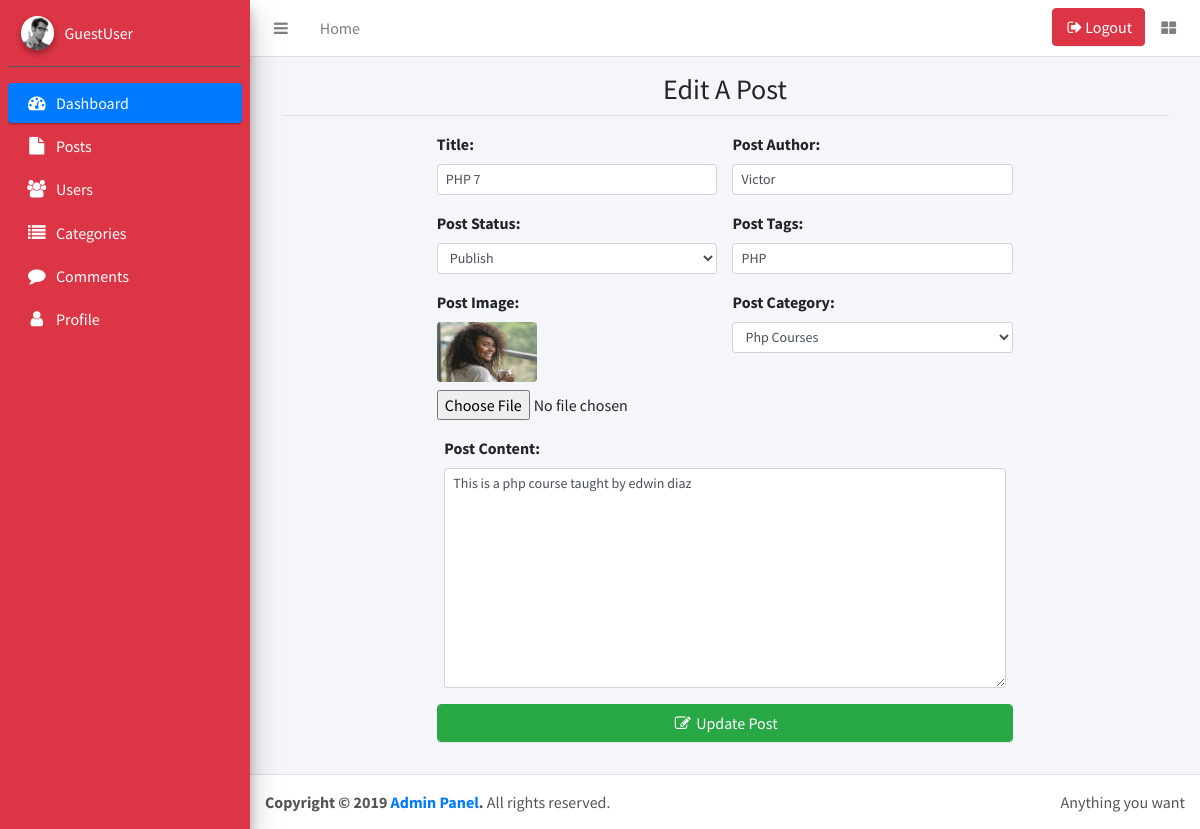
Screenshot of /admin/index.php?pages=edit_post&edit_post_id=10 with the database file from the repository.
### tables this page shows
CREATE TABLE `posts` (
  `post_id` int(11) NOT NULL,
  `post_cat_id` int(11) NOT NULL,
  `post_title` varchar(255) NOT NULL,
  `post_author` varchar(255) NOT NULL,
  `post_date` date NOT NULL,
  `post_image` text NOT NULL,
  `post_content` text NOT NULL,
  `post_tags` varchar(255) NOT NULL,
  `post_status` varchar(255) NOT NULL DEFAULT 'draft'
);

CREATE TABLE `categories` (
  `cat_id` int(11) NOT NULL,
  `cat_title` varchar(255) NOT NULL
);

### admin/pages/edit_post.php (the view, shortened to what this page needs)
<?php
    if (isset($_GET['edit_post_id'])) {
        $edit_post_id = $_GET['edit_post_id'];
        $select_sql = "select * from posts where post_id = $edit_post_id";
        $select_query = $connection->query($select_sql) or die('Failed to update... '.$connection->error);
        $records = $select_query->fetch_assoc();
        $post_cat_id = $records['post_cat_id'];
    }
?>
<div class="container p-3">
<h3 class="border-bottom mb-3 pb-2 text-center">Edit A Post</h3>
    <div class="col-md-8 mx-auto">
        <form action="" method="post" enctype="multipart/form-data">
            <div class="row">
                <div class="col-md-6">
                    <div class="form-group">
                        <label for="post_title">Title:</label>
                        <input
                            type="text"
                            name="post_title"
                            placeholder="Enter post Title"
                            class="form-control form-control-sm"
                            required="required"
                            value="<?php echo isset($_POST['post_title']) ? $_POST['post_title'] : $records['post_title'] ?>" >
                    </div>
                    <div class="form-group">
                        <label for="post_status">Post Status:</label>
                        <select name="post_status" class="form-control form-control-sm" id="" required="required">
                            <option value="<?php echo $records['post_status'] ?>" selected>
                                <?php echo $records['post_status'] == 'published' ? 'Publish' : 'Draft' ?>
                            </option>
                        </select>
                    </div>
                    <div class="form-group d-flex flex-column">
                        <label for="image">Post Image:</label>
                        <img src="../images/<?php echo $records['post_image']; ?>" alt=""
                            class="img-fluid img-rounded mb-2" style="width:100px; height:60px">
                        <input type="file" name="post_image">
                    </div>
                </div>
                <div class="col-md-6">
                    <div class="form-group">
                        <label for="author">Post Author:</label>
                        <input
                            type="text"
                            name="author"
                            placeholder="Enter post author"
                            class="form-control form-control-sm"
                            value="<?php echo isset($_POST['author']) ? $_POST['author'] : $records['post_author'] ?>">
                    </div>
                    <div class="form-group">
                        <label for="post_tags">Post Tags:</label>
                        <input
                            type="text"
                            name="post_tags"
                            placeholder="Enter post tags"
                            class="form-control form-control-sm"
                            required="required"
                            value="<?php echo isset($_POST['post_tags']) ? $_POST['post_tags'] : $records['post_tags'] ?>">
                    </div>
                    <div class="form-group">
                        <label for="post_category">Post Category:</label>
                        <select name="post_category" class="form-control form-control-sm" id="" required="required">
                            <?php
                                $sql = "select * from categories where cat_id = $post_cat_id";
                                $query = $connection->query($sql);
                                $row = $query->fetch_assoc();
                            ?>
                            <option value="<?php echo $row['cat_id'] ?>" selected><?php echo $row['cat_title'] ?></option>
                        </select>
                    </div>
                </div>
            </div>
            <div class="form-group col-md-12">
                <label for="post_content">Post Content:</label>
                <textarea
                    name="post_content"
                    id=""
                    cols="30"
                    class="form-control form-control-sm"
                    rows="10"
                    required="required"
                    placeholder="Type your post here..."
                    ><?php echo isset($_POST['post_content']) ? $_POST['post_content'] : $records['post_content'] ?></textarea>
            </div>
                <div class="form-group">
                    <button
                        class="btn btn-success form-control"
                        type="submit" name="update_post">
                        <i class="fa fa-edit fa-fw"></i>
                        Update Post
                    </button>
                </div>
        </form>
    </div>
</div>

### rows the page displays
posts: post_title "PHP 7", post_status "Publish", post_image (picture), author "Victor", post_tags "PHP", post_content "This is a php course taught by edwin diaz"
categories: post_category "Php Courses"
